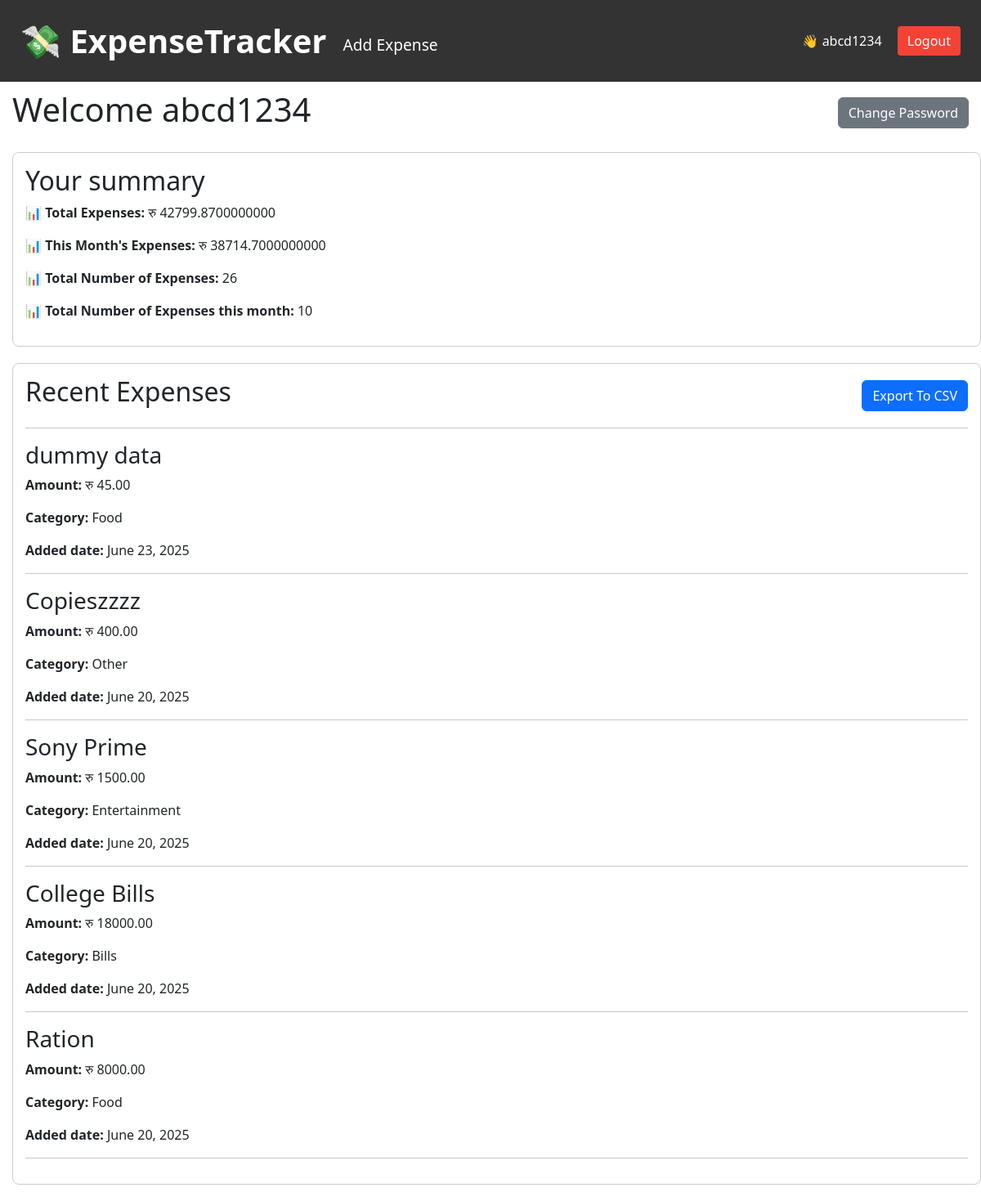
Page /expense/dashboard/ (signed in) on the committed database.
### expenses/models.py (models this page shows, shortened)
class Expense(models.Model):
    user=models.ForeignKey(User,on_delete=models.CASCADE)
    title=models.CharField(max_length=100)
    amount=models.DecimalField(max_digits=10,decimal_places=2)
    category=models.CharField(max_length=50,choices=CATEGORY_CHOICES)
    date=models.DateField()

### expenses/views.py (the view)
# urls.py: path('dashboard/',views.dashboard,name="dashboard"),
@login_required
def dashboard(request):
    today = date.today()
    user_expense=Expense.objects.filter(user=request.user)
    monthly_total=user_expense.filter(date__year=today.year,date__month=today.month).aggregate(total=Sum('amount'))['total'] or 0
    total_expense=user_expense.aggregate(total=Sum('amount'))['total'] or 0
    total_count=user_expense.count()
    month_count=user_expense.filter(date__year=today.year,date__month=today.month).count()
    recent_expenses=user_expense.order_by('-date')[:5]
    category_summary = user_expense.values('category').annotate(total=Sum('amount'))
    monthly_data = (
        user_expense
        .annotate(month=TruncMonth('date'))
        .values('month')
        .annotate(total=Sum('amount'))
        .order_by('month')
    )
    month_labels = [item['month'].strftime('%B') for item in monthly_data]
    month_totals = [item['total'] for item in monthly_data]
    this_month_categories = (
        user_expense
        .filter(date__year=today.year, date__month=today.month)
        .values('category')
        .annotate(total=Sum('amount'))
    )
    category_labels = [item['category'] for item in this_month_categories]
    category_totals = [item['total'] for item in this_month_categories]
    context = {
    "monthly_total": monthly_total,
    "total_expense": total_expense,
    "total_count": total_count,
    "month_count": month_count,
    "recent_expenses": recent_expenses,
    "category_summary": category_summary,
    "monthly_data": monthly_data,
    "category_labels": category_labels,
    "category_totals":category_totals,
    "month_labels": month_labels,
    "month_totals": month_totals,
}
    return render(request,'expenses/dashboard.html',context)

### expenses/templates/expenses/dashboard.html (shortened to what this page needs)
{% extends 'expenses/base.html' %}
{% load static %}
{% block content %}
<div style="padding: 110px 0px 0px 15px; position: relative;">
  <div style="display: flex; justify-content: space-between; align-items: center; margin-bottom: 20px; padding-right: 15px;">
    <h1>Welcome {{ request.user.username }}</h1>
    <a href="{% url 'change_password' %}"
       class="btn btn-secondary"
       style="white-space: nowrap;">
      Change Password
    </a>
  </div>
  <div style="border: 1px solid #ccc; padding: 15px; margin-bottom: 20px; border-radius: 8px;">
    <h2>Your summary</h2>
    <p><strong>📊 Total Expenses:</strong> रु {{ total_expense }}</p>
    <p><strong>📊 This Month's Expenses:</strong> रु {{ monthly_total }}</p>
    <p><strong>📊 Total Number of Expenses:</strong> {{ total_count }}</p>
    <p><strong>📊 Total Number of Expenses this month:</strong> {{ month_count }}</p>
  </div>
  <div style="border: 1px solid #ccc; padding: 15px; margin-bottom: 20px; border-radius: 8px;">
    <div style="display: flex; justify-content: space-between; align-items: center;">
      <h2>Recent Expenses</h2>
      <form action="{% url 'export' %}" method="get">
        <button type="submit" class="btn btn-primary"
                onclick="setTimeout(() => { alert('Your download has been started') }, 200)">
          Export To CSV
        </button>
      </form>
    </div>
    <hr>
    {% for x in recent_expenses %}
      <h3>{{ x.title }}</h3>
      <p><strong>Amount:</strong> रु {{ x.amount }}</p>
      <p><strong>Category:</strong> {{ x.category }}</p>
      <p><strong>Added date:</strong> {{ x.date }}</p>
      <hr>
    {% endfor %}
  </div>
</div>
{% endblock %}

### expenses/templates/expenses/navbar.html (shortened to what this page needs)
<nav style="
    display: flex;
    justify-content: space-between;
    align-items: center;
    background-color: #333;
    padding: 10px 25px;
    color: white;
    height: 100px;
    position: fixed;
    width: 100%;
    top: 0;
    left: 0;
    transition: top 0.3s ease;
    z-index: 1000;
">
  <div style="display: flex; align-items: center;">
      <a href="{% url 'expense_list' %}" style="color: white; font-weight: bold; font-size:40px; text-decoration: none; margin-right: 20px;">
          💸 ExpenseTracker
      </a>
      {% if user.is_authenticated %}
          <a href="{% url 'add_expense' %}" style="color: white; text-decoration: none; margin-right: 15px; font-size: larger; margin-top:10px">Add Expense</a>
      {% endif %}
  </div>
  <div>
      {% if user.is_authenticated %}
          <a href="{% url 'dashboard' %}" style="color: white; text-decoration: none;"><span style="margin-right: 15px;">👋 {{ user.username }}</span></a>
          <form action="{% url 'logout' %}" method="post" style="display: inline;">
              <button type="submit" style="background-color: #f44336; color: white; border: none; padding: 6px 12px; border-radius: 4px; cursor: pointer;">
                  Logout
              </button>
          </form>
      {% else %}
          <a href="{% url 'login' %}" style="color: white; text-decoration: none; margin-right: 15px;">Login</a>
          <a href="{% url 'register' %}" style="color: white; text-decoration: none;">Register</a>
      {% endif %}
  </div>
</nav>

### expenses/templates/expenses/base.html (style rules this page uses)
* { box-sizing: border-box; }
body { margin: 0; padding: 0; }

### rows in the picture
Expense: title "dummy data", amount "45.00", category "Food", date "June 23, 2025"
Expense: title "Copieszzzz", amount "400.00", category "Other", date "June 20, 2025"
Expense: title "Sony Prime", amount "1500.00", category "Entertainment", date "June 20, 2025"
Expense: title "College Bills", amount "18000.00", category "Bills", date "June 20, 2025"
Expense: title "Ration", amount "8000.00", category "Food", date "June 20, 2025"

### other values in the picture
{{ user.username }} "abcd1234"
{{ request.user.username }} "abcd1234"
{{ total_expense }} "42799.8700000000"
{{ monthly_total }} "38714.7000000000"
{{ total_count }} "26"
{{ month_count }} "10"
